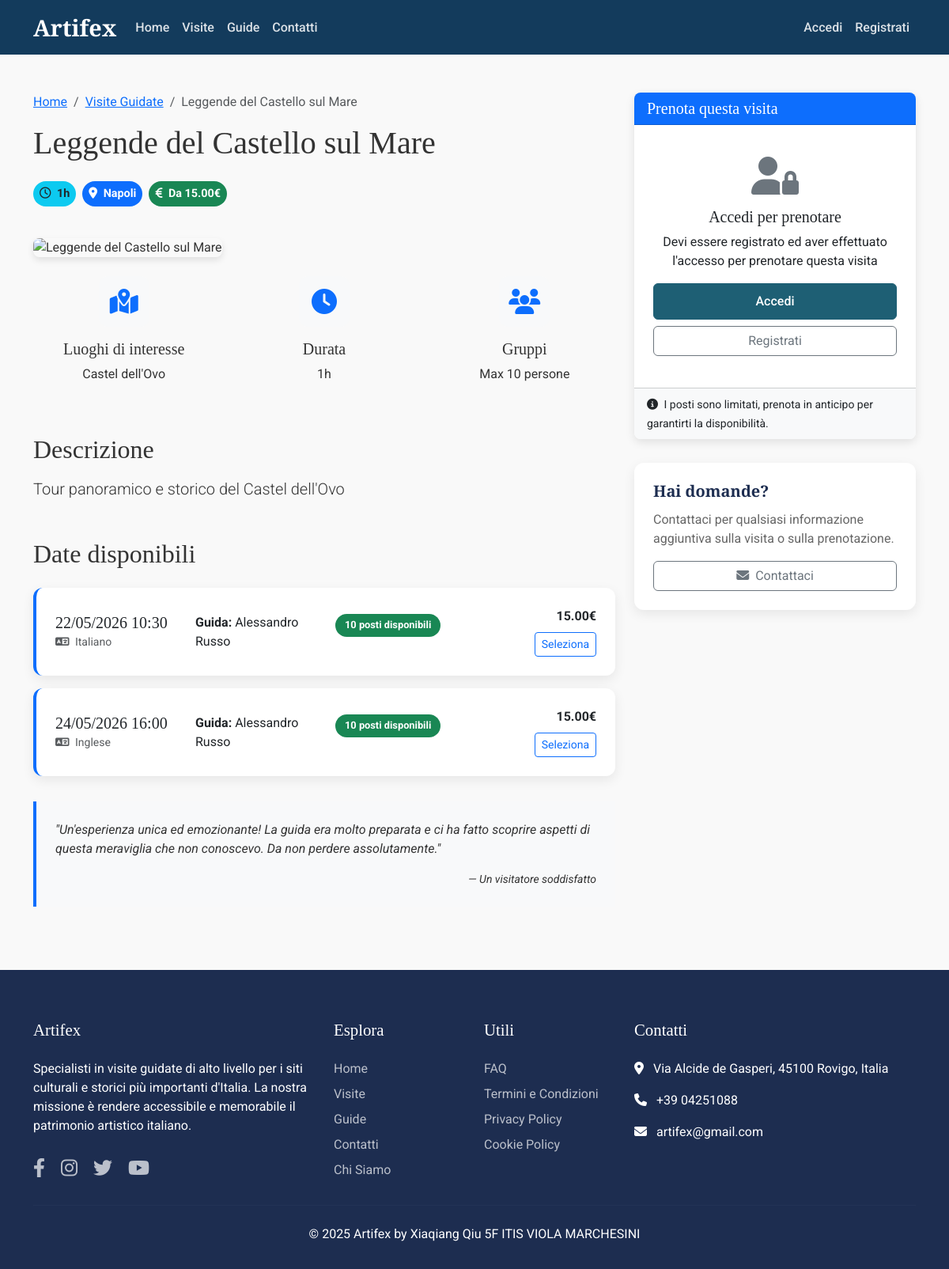
The page /dettaglio_visita.php?id=5 on the database its author committed.
### tables this page shows
create table visite(
vid int primary key auto_increment,
titolo varchar(100) not null unique,
descrizione text,
durata_media int  
);

create table eventi(
eid int primary key auto_increment,
inizio datetime not null,
minimo_partecipanti int not null,
massimo_partecipanti int not null,
prezzo decimal(10,2) not null,
id_visita int not null,
unique (inizio, id_visita),
foreign key(id_visita) references visite(vid)
);

### dettaglio_visita.php (the view, shortened to what this page needs)
<?php
$config = require 'DB_CONNECT/db_config.php';
$db = DataBase_Connect::getDB($config);
$visita_id = (int)$_GET['id'];
$sql = "SELECT v.vid, v.titolo, v.descrizione, v.durata_media,
        GROUP_CONCAT(DISTINCT si.nome SEPARATOR ', ') as siti_names,
        GROUP_CONCAT(DISTINCT si.sid) as siti_ids,
        GROUP_CONCAT(DISTINCT si.luogo SEPARATOR ', ') as luoghi
        FROM visite v
        JOIN visite_siti vs ON v.vid = vs.id_visita
        JOIN siti_interesse si ON vs.id_sito = si.sid
        WHERE v.vid = ?
        GROUP BY v.vid, v.titolo, v.descrizione, v.durata_media";
$stmt = $db->prepare($sql);
$stmt->execute([$visita_id]);
$visita = $stmt->fetch(PDO::FETCH_OBJ);
$sql_eventi = "SELECT e.eid, e.inizio, e.minimo_partecipanti, e.massimo_partecipanti,
              e.prezzo, g.nome as guida_nome, g.cognome as guida_cognome,
              l.lingua,
              (SELECT COALESCE(SUM(o.quantita), 0) FROM ordini o WHERE o.id_evento = e.eid) as posti_prenotati
              FROM eventi e
              JOIN illustrazioni i ON e.eid = i.id_evento
              JOIN guide g ON i.id_guida = g.gid
              JOIN lingue l ON i.id_lingua = l.lid
              WHERE e.id_visita = ? AND e.inizio > NOW()
              ORDER BY e.inizio ASC";
$stmt_eventi = $db->prepare($sql_eventi);
$stmt_eventi->execute([$visita_id]);
$eventi = $stmt_eventi->fetchAll(PDO::FETCH_OBJ);
function formatta_durata($minuti) {
    $ore = floor($minuti / 60);
    $min = $minuti % 60;
    if ($ore > 0) {
        return $ore . 'h ' . ($min > 0 ? $min . 'min' : '');
    } else {
        return $min . ' min';
    }
}
$tourImages = [
    3 => 'https://www.duomomilano.it/wp-content/uploads/2024/01/terrazze-duomo-di-milano.jpg',
    4 => 'https://www.hotelbrunelleschi.it/wp-content/uploads/weekend-a-firenze-800x534.jpg',
    5 => 'https://encrypted-tbn0.gstatic.com/images?q=tbn:ANd9GcTjP1GIEVa1-zyhciuOFNQGCU-tvAj_U9pS0g&s',
    11 => 'https://tourismmedia.italia.it/is/image/mitur/20220127150143-colosseo-roma-lazio-shutterstock-756032350?wid=1600&hei=900&fit=constrain,1&fmt=webp',
    13 => 'https://www.italia.it/content/dam/tdh/it/site1/getty-temp-image/category-nuove/venezia/1600X900_venezia_san_marco_gabbiano.jpg'
];
$fallbackImage = 'https://www.lafinestraaccanto.com/wp-content/uploads/2024/09/Alberobello-in-evidenza.jpg';
$imgSrc = isset($tourImages[$visita_id]) ? $tourImages[$visita_id] : $fallbackImage;
?>
<!DOCTYPE html>
<html lang="it">
<head>
    <link rel="stylesheet" href="https://cdnjs.cloudflare.com/ajax/libs/font-awesome/6.4.0/css/all.min.css">
    <link href="https://cdn.jsdelivr.net/npm/bootstrap@5.3.0/dist/css/bootstrap.min.css" rel="stylesheet">
    <link href="CSS/index.css" rel="stylesheet">
    <link href="CSS/dettaglio.css" rel="stylesheet">
</head>
<body>
<?php include 'PageComponenti/header.php'; ?>
<div class="container my-5">
    <div class="row">
        <div class="col-lg-8">
            <nav aria-label="breadcrumb">
                <ol class="breadcrumb">
                    <li class="breadcrumb-item"><a href="index.php">Home</a></li>
                    <li class="breadcrumb-item"><a href="visite.php">Visite Guidate</a></li>
                    <li class="breadcrumb-item active"><?php echo htmlspecialchars($visita->titolo); ?></li>
                </ol>
            </nav>
            <h1 class="mb-4"><?php echo htmlspecialchars($visita->titolo); ?></h1>
            <div class="d-flex align-items-center mb-4">
                <span class="badge bg-info text-dark me-2 badge-custom">
                    <i class="far fa-clock me-1"></i> <?php echo formatta_durata($visita->durata_media); ?>
                </span>
                <span class="badge bg-primary me-2 badge-custom">
                    <i class="fas fa-map-marker-alt me-1"></i> <?php echo htmlspecialchars($visita->luoghi); ?>
                </span>
                <?php if (!empty($eventi)): ?>
                    <span class="badge bg-success badge-custom">
                    <i class="fas fa-euro-sign me-1"></i> Da <?php echo number_format($eventi[0]->prezzo, 2); ?>€
                </span>
                <?php endif; ?>
            </div>
            <img src="<?php echo $imgSrc; ?>" alt="<?php echo htmlspecialchars($visita->titolo); ?>" class="img-fluid mb-4 tour-image w-100">
            <div class="row mb-5">
                <div class="col-md-4 text-center">
                    <div class="feature-icon">
                        <i class="fas fa-map-marked-alt"></i>
                    </div>
                    <h5>Luoghi di interesse</h5>
                    <p><?php echo htmlspecialchars($visita->siti_names); ?></p>
                </div>
                <div class="col-md-4 text-center">
                    <div class="feature-icon">
                        <i class="fas fa-clock"></i>
                    </div>
                    <h5>Durata</h5>
                    <p><?php echo formatta_durata($visita->durata_media); ?></p>
                </div>
                <div class="col-md-4 text-center">
                    <div class="feature-icon">
                        <i class="fas fa-users"></i>
                    </div>
                    <h5>Gruppi</h5>
                    <p>Max <?php echo !empty($eventi) ? $eventi[0]->massimo_partecipanti : '0'; ?> persone</p>
                </div>
            </div>
            <h2 class="mb-3">Descrizione</h2>
            <p class="lead mb-5"><?php echo htmlspecialchars($visita->descrizione); ?></p>
            <h2 class="mb-4">Date disponibili</h2>
            <?php if (count($eventi) > 0): ?>
                <?php foreach ($eventi as $evento):
                    $data_evento = new DateTime($evento->inizio);
                    $data_formattata = $data_evento->format('d/m/Y H:i');
                    $posti_disponibili = $evento->massimo_partecipanti - $evento->posti_prenotati;
                    ?>
                    <div class="card evento-card mb-3">
                        <div class="card-body">
                            <div class="row align-items-center">
                                <div class="col-md-3">
                                    <h5 class="mb-0"><?php echo $data_formattata; ?></h5>
                                    <small class="text-muted">
                                        <i class="fas fa-language me-1"></i> <?php echo htmlspecialchars($evento->lingua); ?>
                                    </small>
                                </div>
                                <div class="col-md-3">
                                    <p class="mb-0">
                                        <strong>Guida:</strong> <?php echo htmlspecialchars($evento->guida_nome . ' ' . $evento->guida_cognome); ?>
                                    </p>
                                </div>
                                <div class="col-md-3">
                                <span class="badge bg-<?php echo $posti_disponibili > 5 ? 'success' : ($posti_disponibili > 0 ? 'warning' : 'danger'); ?>">
                                    <?php echo $posti_disponibili; ?> posti disponibili
                                </span>
                                </div>
                                <div class="col-md-3 text-end">
                                    <strong class="d-block mb-2"><?php echo number_format($evento->prezzo, 2); ?>€</strong>
                                    <button class="btn btn-sm btn-outline-primary seleziona-evento"
                                            data-evento-id="<?php echo $evento->eid; ?>"
                                            data-evento-data="<?php echo $data_formattata; ?>"
                                            data-evento-prezzo="<?php echo number_format($evento->prezzo, 2); ?>"
                                            data-evento-lingua="<?php echo htmlspecialchars($evento->lingua); ?>"
                                            data-evento-posti="<?php echo $posti_disponibili; ?>">
                                        Seleziona
                                    </button>
                                </div>
                            </div>
                        </div>
                    </div>
                <?php endforeach; ?>
            <?php else: ?>
                <div class="alert alert-info">
                    Non ci sono eventi disponibili per questa visita al momento.
                </div>
            <?php endif; ?>
            <div class="testimonial">
                <p>"Un'esperienza unica ed emozionante! La guida era molto preparata e ci ha fatto scoprire aspetti di questa meraviglia che non conoscevo. Da non perdere assolutamente."</p>
                <small class="d-block text-end">— Un visitatore soddisfatto</small>
            </div>
        </div>
        <div class="col-lg-4">
            <div class="card prenotazione-card">
                <div class="card-header bg-primary text-white">
                    <h5 class="mb-0">Prenota questa visita</h5>
                </div>
                <div class="card-body">
                    <?php if ($logged_in): ?>
                        <form method="post" action="">
                            <div class="mb-3">
                                <label for="evento-select" class="form-label">Seleziona una data:</label>
                                <select class="form-select" id="evento-select" name="evento_id" required>
                                    <option value="">Seleziona una data</option>
                                    <?php foreach ($eventi as $evento):
                                        $data_evento = new DateTime($evento->inizio);
                                        $data_formattata = $data_evento->format('d/m/Y H:i');
                                        $posti_disponibili = $evento->massimo_partecipanti - $evento->posti_prenotati;
                                        $disabled = $posti_disponibili <= 0 ? 'disabled' : '';
                                        ?>
                                        <option value="<?php echo $evento->eid; ?>" <?php echo $disabled; ?>
                                                data-prezzo="<?php echo number_format($evento->prezzo, 2); ?>"
                                                data-posti="<?php echo $posti_disponibili; ?>"
                                                data-lingua="<?php echo htmlspecialchars($evento->lingua); ?>">
                                            <?php echo $data_formattata; ?> - <?php echo htmlspecialchars($evento->lingua); ?>
                                            <?php if ($posti_disponibili <= 0): ?> (SOLD OUT)<?php endif; ?>
                                        </option>
                                    <?php endforeach; ?>
                                </select>
                            </div>
                            <div id="dettagli-evento" class="d-none mb-3">
                                <div class="alert alert-light border">
                                    <p class="mb-1"><strong>Data:</strong> <span id="data-display"></span></p>
                                    <p class="mb-1"><strong>Lingua:</strong> <span id="lingua-display"></span></p>
                                    <p class="mb-1"><strong>Prezzo:</strong> <span id="prezzo-display"></span>€</p>
                                    <p class="mb-0"><strong>Posti disponibili:</strong> <span id="posti-display"></span></p>
                                </div>
                            </div>
                            <div class="mb-3">
                                <label for="quantita" class="form-label">Numero di partecipanti:</label>
                                <input type="number" class="form-control" id="quantita" name="quantita" min="1" value="1" required>
                            </div>
                            <div class="mb-2">
                                <p class="mb-1">Prezzo totale:</p>
                                <h4 id="prezzo-totale">0.00€</h4>
                            </div>
                            <div class="d-grid gap-2">
                                <button type="submit" name="prenota_ora" class="btn btn-primary">
                                    <i class="fas fa-calendar-check me-2"></i>Prenota ora
                                </button>
                                <button type="submit" name="aggiungi_carrello" class="btn btn-outline-primary">
                                    <i class="fas fa-shopping-cart me-2"></i>Aggiungi al carrello
                                </button>
                            </div>
                        </form>
                    <?php else: ?>
                        <div class="text-center py-3">
                            <i class="fas fa-user-lock fa-3x mb-3 text-secondary"></i>
                            <h5>Accedi per prenotare</h5>
                            <p class="mb-3">Devi essere registrato ed aver effettuato l'accesso per prenotare questa visita</p>
                            <div class="d-grid gap-2">
                                <a href="login.php" class="btn btn-primary">Accedi</a>
                                <a href="registrazione.php" class="btn btn-outline-secondary">Registrati</a>
                            </div>
                        </div>
                    <?php endif; ?>
                </div>
                <div class="card-footer bg-light">
                    <small>
                        <i class="fas fa-info-circle me-1"></i> I posti sono limitati, prenota in anticipo per garantirti la disponibilità.
                    </small>
                </div>
            </div>
            <div class="card mt-4">
                <div class="card-body">
                    <h5 class="card-title">Hai domande?</h5>
                    <p class="card-text">Contattaci per qualsiasi informazione aggiuntiva sulla visita o sulla prenotazione.</p>
                    <a href="contatti.php" class="btn btn-outline-secondary w-100">
                        <i class="fas fa-envelope me-2"></i>Contattaci
                    </a>
                </div>
            </div>
        </div>
    </div>
</div>
<?php include 'PageComponenti/footer.php'; ?>
</body>
</html>

### rows shown on the page
visite: titolo "Leggende del Castello sul Mare", durata_media "1h", descrizione "Tour panoramico e storico del Castel dell'Ovo"
eventi: prezzo "15.00", massimo_partecipanti "10", inizio "22/05/2026 10:30", lingua "Italiano", guida_cognome "Alessandro Russo"
eventi: inizio "24/05/2026 16:00", lingua "Inglese", guida_cognome "Alessandro Russo", massimo_partecipanti "10", prezzo "15.00"

### other values the page prints
$visita->luoghi "Napoli"
$visita->siti_names "Castel dell'Ovo"
